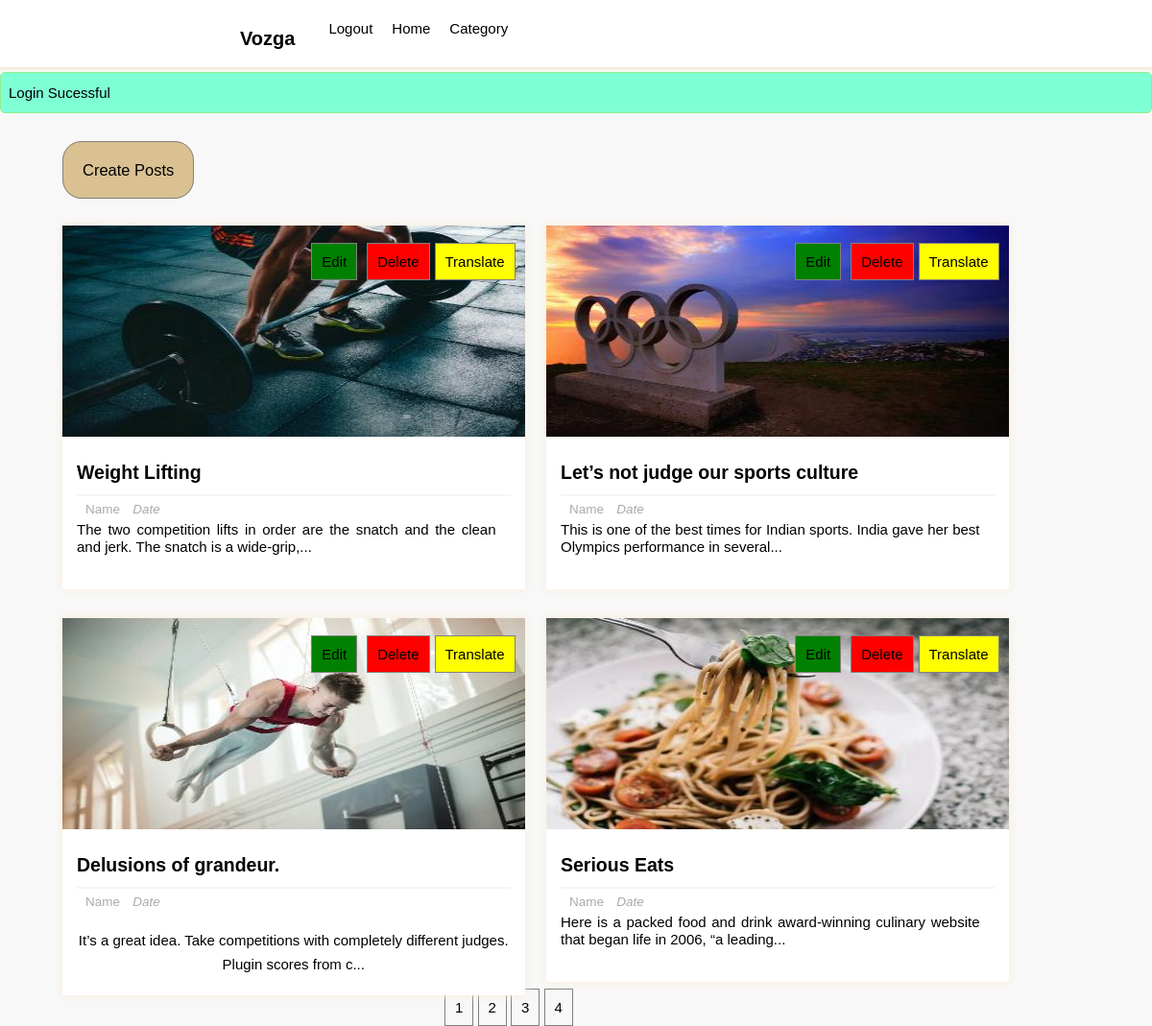
The page /user_dashboard.php?success=user (signed in) on the database as committed earlier.
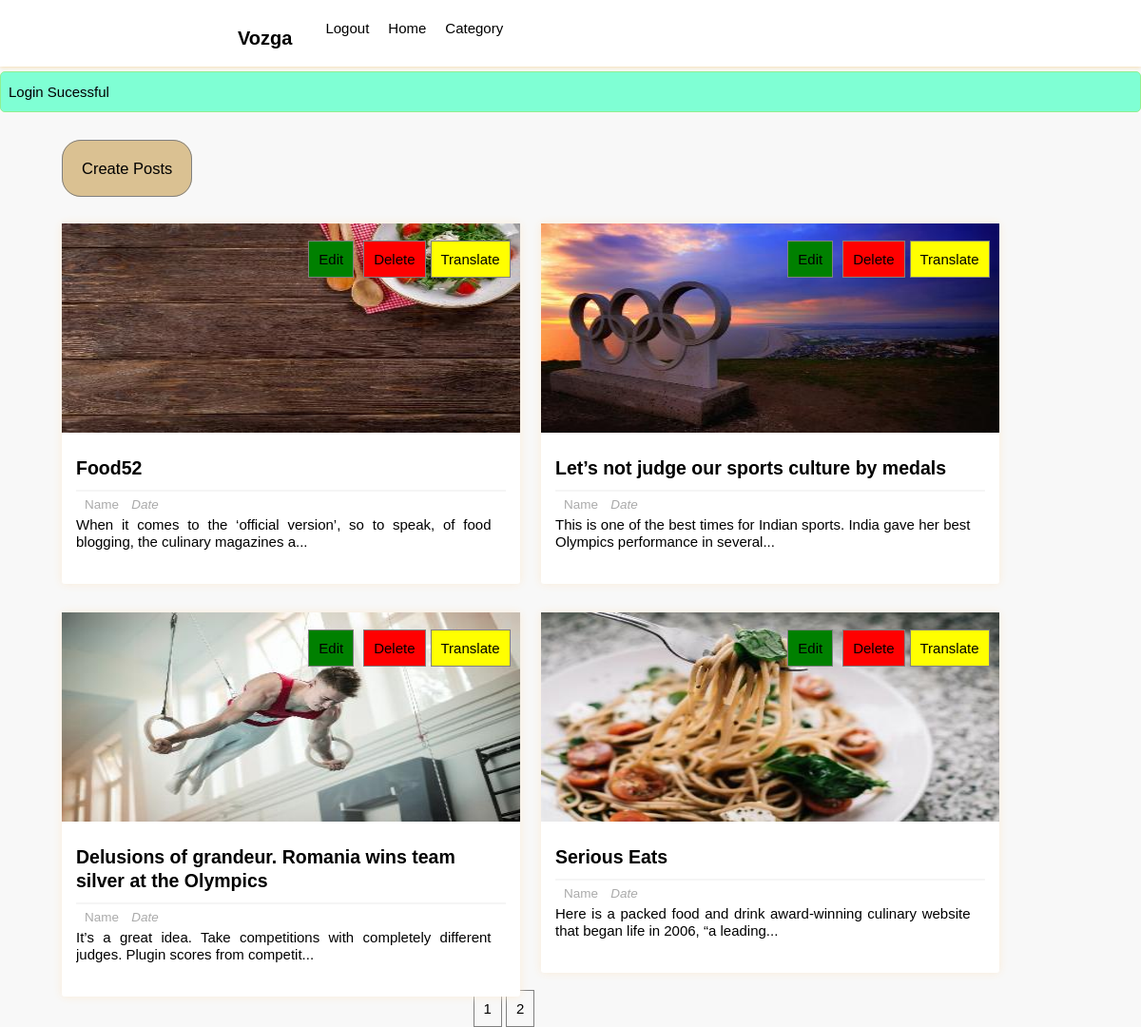
The same page on the database as committed later.
### tables this page shows
CREATE TABLE `posts` (
  `p_id` int NOT NULL,
  `dup_id` int NOT NULL,
  `title` varchar(255) NOT NULL,
  `description` text NOT NULL,
  `category` varchar(255) NOT NULL,
  `image` varchar(255) NOT NULL,
  `user_id` int NOT NULL,
  `lang_code` varchar(255) NOT NULL
);

### user_dashboard.php (the view, shortened to what this page needs)
<?php
    require_once "includes/login_validate.php";
?>
<html lang="en">
<head>
    <link href="includes/style.css" rel="stylesheet" type="text/css" />
</head>
<body>
<div class="header-wrapper">
<header>
            <div class='logo'>
                <h3>Vozga</h3>
            </div>
            <div class="search-form">
                        <div class="icon">
                        </div>
                    </div>
            <ul class='list'>
                <li><a>Category<i class="fas fa-chevron-down" style="color:black; font-size: 14px; font-weight: 600; padding:5px;"></i></a>
                </li>
                <li><a href='homepage'>Home</a></li>
                <li><a href="includes/logout.php">Logout</a></li>
            </ul>
        </header>
</div>
<?php if(isset($_SESSION['message'])):?>
    <div class="msg <?php echo $_SESSION['type'];?>">
        <li><?php echo $_SESSION['message'];?></li>
    </div>
<?php endif;?>
<div class="manage-posts-admin">
    <div class="admin-manage">
        <ul>
            <li><a href="createpost.php">Create Posts</a></li>
        </ul>
    </div>
    <div class="main-content-admin">
        <?php
            $results_per_page=4;
            $userid=$_COOKIE['cookieuserid'];
            $sql="SELECT * FROM posts WHERE user_id='$userid'";
            $result=mysqli_query($con,$sql);
            $i=0;
            $num_of_result=mysqli_num_rows($result);
            $num_of_pages=ceil($num_of_result/$results_per_page);
            if(!isset($_GET['page'])){
                $page=1;
            }else{
                $page=$_GET['page'];
            }
            $start_limit=($page-1)*$results_per_page;
            $sql="SELECT * FROM posts WHERE user_id='$userid' LIMIT ".$start_limit.','.$results_per_page;
            $result=mysqli_query($con,$sql);
            if(mysqli_num_rows($result) > $i){
                while($row=mysqli_fetch_assoc($result)){
        ?>
        <div class="main-post-admin">
            <?php
                $output_image="images/resized408x220".$row['image'];
                $desc=$row['description'];
                $desc = substr($desc,0,100).'...';
            ?>
            <img class="image" src="<?php echo $output_image;?>", alt="post_image">
            <div class="post-preview-wrapper">
                <a href="single?id=<?php echo $row['p_id'];?>" class="post-title"><?php echo $row['title'];?></a>
                <div class="post-preview">
                    <span class="author-name"><i class="fas fa-user"></i>Name</span>
                    <span class="post-date"><i class="fas fa-calendar-week">Date</i></span>
                    <p class="desc"><?php echo $desc; ?></p>
                </div>
            </div>
            <div class="btns">
                <ul class="edit-delete-btn">
                    <li>
                        <a href="editpost.php?id=<?php echo $row['p_id'];?>" class="btn edit-link">Edit</a>
                    </li>
                    <li>
                        <a href="deletepost.php?del_id=<?php echo  $row['p_id'];?>" class ="btn delete-link" onclick="return confirm('Are you sure you want to delete this?')">Delete</a>
                    </li>
                    <li>
                        <a href="translate.php?id=<?php echo $row['p_id'];?>" class="btn translate-link">Translate</a>
                    </li>
                </ul>
            </div>
        </div>
        <?php
                }
            }
            else{
                ?>
                <tr>
                    <th colspan="2">No results to display</th>
                </tr>
                <?php
            }
        ?>
    </div>
    <div class='index-dashboard'><center>
    <?php
    for($page=1;$page<=$num_of_pages;$page++)
    {
        echo '<a href="user_dashboard.php?page='.$page.'">'.$page.'</a> ';
    }   ?>
</div>
    </div>
</body>
</html>

Rows that differ between the two databases and show on the page:
removed posts: image (picture), title "Weight Lifting", description "The two competition lifts in order are the snatch and the clean and jerk. The snatch is a wide-grip,..."
added posts: image (picture), title "Food52", description "When it comes to the ‘official version’, so to speak, of food blogging, the culinary magazines a..."
changed posts: title "Let’s not judge our sports culture" → "Let’s not judge our sports culture by medals"
changed posts: title "Delusions of grandeur." → "Delusions of grandeur. Romania wins team silver at the Olympics"; description "It’s a great idea. Take competitions with completely different judges. Plugin scores from c..." → "It’s a great idea. Take competitions with completely different judges. Plugin scores from competit..."
Other text that changed with them:
list line gone: "3"
list line gone: "4"
